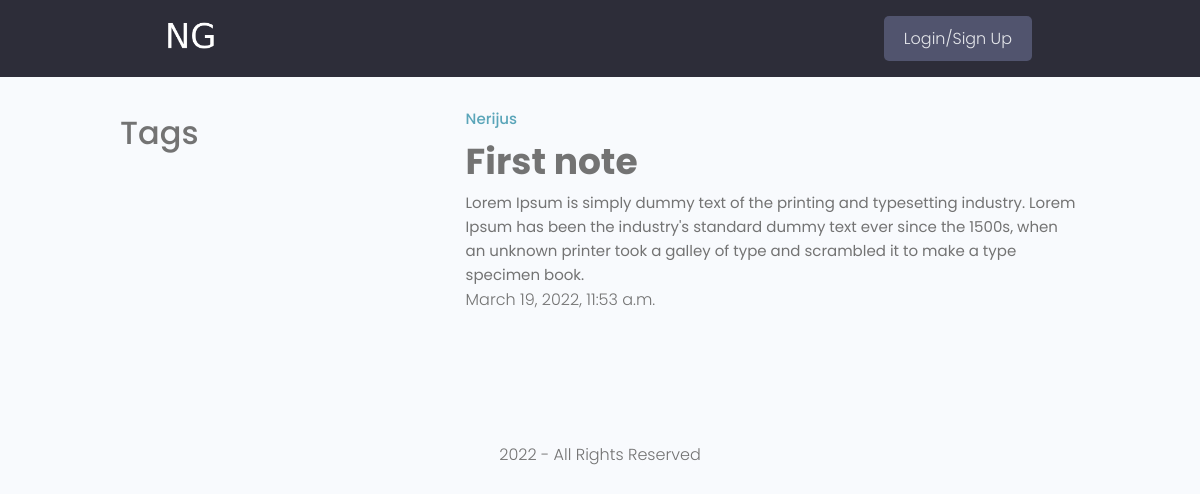
Page /note/d3070ff4-d494-4e74-b4e6-ba10fc1ce03a/ on the committed database.
### notes/models.py (models this page shows, shortened)
class Note(models.Model):
    owner = models.ForeignKey(User, null=True, blank=True, on_delete=models.SET_NULL)
    title = models.CharField(max_length=200)
    description = models.TextField(null=True, blank=True)
    image = models.ImageField(null=True, blank=True, default = 'default.jpg')
    created = models.DateTimeField(auto_now_add=True)
    category = models.ManyToManyField('Category', blank=True)
    id = models.UUIDField(default=uuid.uuid4, unique=True, primary_key=True, editable=False)

### notes/views.py (the view)
# urls.py: path('note/<str:pk>/', views.note, name= "note"),
def note(request, pk):
    note = Note.objects.get(id=pk)
    category = note.category.all()
    return render(request, 'note.html', {'note': note, 'category': category})

### notes/templates/note.html (shortened to what this page needs)
{% extends 'main.html' %}
{% block content %}
  <main class="singleskill my-md">
    <div class="container">
      <div class="layout">
        <div class="column column--1of3">
          <h3 class="singleskill__subtitle">Tags</h3>
        </div>
        <div class="column column--2of3">
          <a href="profile.html" class="singleskill__developer">{{note.owner}}</a>
          <h2 class="singleskill__title">{{note.title}}</h2>
          <div class="singleskill__info">
            {{note.description}}
            <br />
            <p>{{note.created}}</p>
          </div>
        </div>
      </div>
    </div>
  </main>
{% endblock content %}

### static/styles/app.css (style rules this page uses)
:root { --color-sub: #2d2d39; }

### static/uikit/styles/modules/_variables.css (style rules this page uses)
:root { --color-main: #5aa5b9; --color-main-light: #e6faff; --color-sub: #3f4156; --color-sub-light: #51546e; --color-sub-lighter: #ededfd; --color-text: #737373; --color-gray: #8b8b8b; --color-light: #e5e7eb; --color-light-gray: #767676; --color-bg: #f8fafd; --color-white: #fffefd; --color-white-light: #f3f3f3; --color-success: #359e64; --color-success-bg: #def8e8; --color-error: #fc4b0b; --color-error-bg: #fff2ee; --font-base: 'Poppins', arial, helvetica, 'Segoe UI', roboto, ubuntu, sans-serif; --font-monospace: 'Fira Code', 'Courier New', courier, monospace; --font-regular: 300; --font-medium: 500; --font-bold: 700; --generic-shadow: 1px 1px 5px #00000010; --generic-transition: all 0.3s ease-in-out; }

### static/uikit/styles/modules/_base.css (style rules this page uses)
* { margin: 0; padding: 0; box-sizing: border-box; text-rendering: optimizeLegibility; color: inherit; font-size: inherit; }
html { font-size: 50%; }
@media only screen and (min-width: 480px) { html { font-size: 56.25%; } }
@media only screen and (min-width: 1200px) { html { font-size: 62.5%; } }
body { line-height: 1.6; font-weight: 400; font-size: 1.5rem; color: var(--color-text); background-color: var(--color-bg); min-height: 100vh; }

### static/uikit/styles/modules/_typography.css (style rules this page uses)
* { font-family: var(--font-base); }
h2 { font-size: 3.6rem; font-weight: var(--font-bold); }
h3 { font-size: 3.2rem; font-weight: var(--font-medium); }
p, span, strong { font-size: 1.6rem; color: var(--color-text); font-weight: var(--font-regular); }
a { padding-bottom: 2px; text-decoration: none; display: inline-block; color: var(--color-main); font-weight: var(--font-medium); }

### static/uikit/styles/modules/_utilities.css (style rules this page uses)
.container { width: 92%; max-width: 165rem; margin: 0 auto; box-sizing: border-box; }
@media screen and (min-width: 1000px) { .container { width: 90%; } }
@media screen and (min-width: 1200px) { .container { width: 80%; } }
.my-md { margin: 3rem auto; }

### static/uikit/styles/modules/_layout.css (style rules this page uses)
.layout { display: flex; flex-flow: row wrap; justify-content: space-between; }
.layout > .column { margin-bottom: 3rem; }
.layout > .column.column--1of3 { flex-basis: 30%; }
.layout > .column.column--2of3 { flex-basis: 64%; }

### rows in the picture
Note: owner "Nerijus", title "First note", description "Lorem Ipsum is simply dummy text of the printing and typesetting industry. Lorem Ipsum has been the industry's standard dummy text ever since the 1500s, when an unknown printer took a galley of type and scrambled it to make a type specimen book.", created "March 19, 2022, 11:53 a.m."
